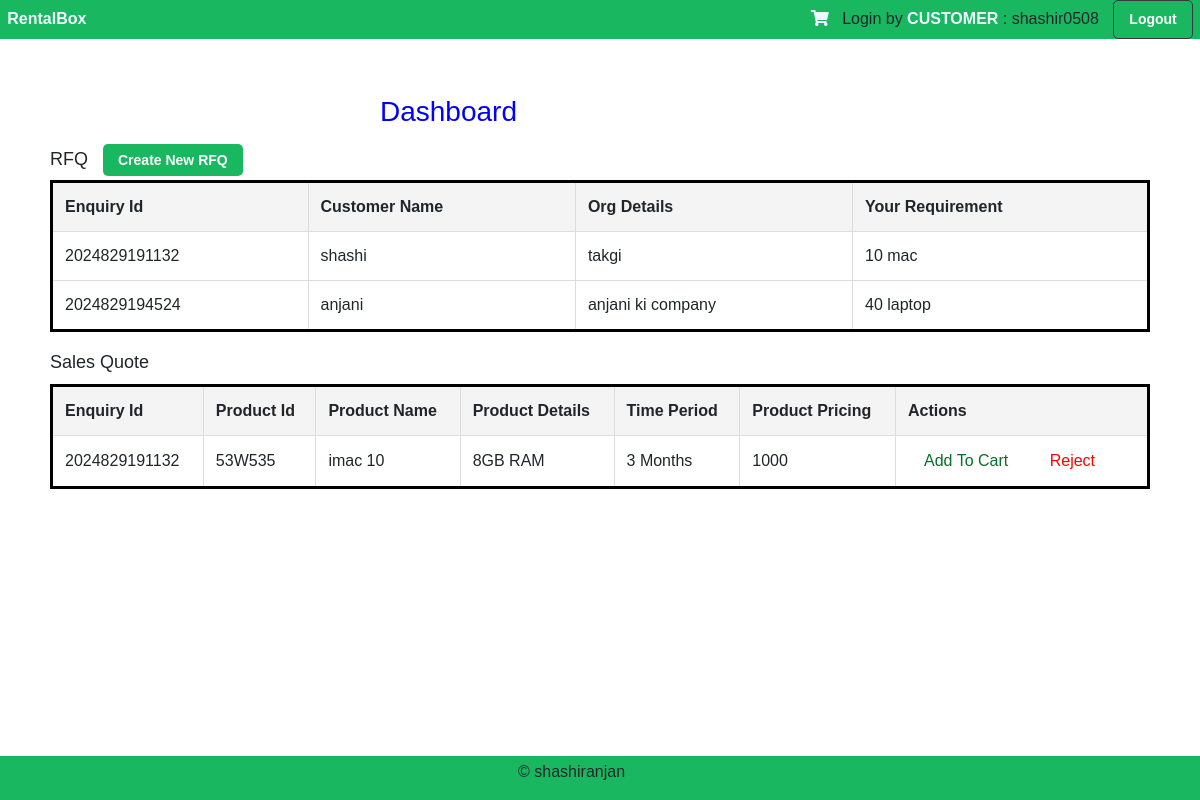
The app's page /dashboard/ (signed in), older data.
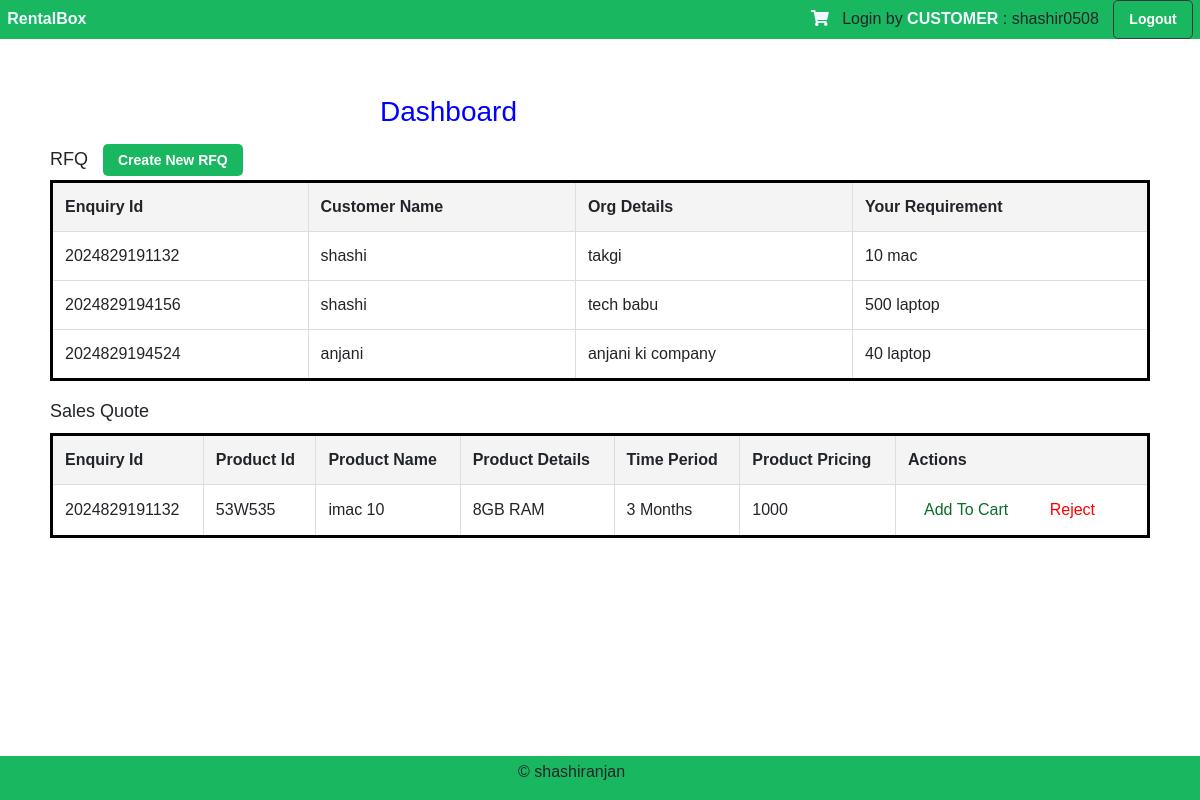
The same page, newer data.
### warehouse/models.py (models this page shows)
class EnquiryDetails(models.Model):
    user = models.ForeignKey(User, on_delete=models.CASCADE, null = True)
    enquiry_id = models.CharField(max_length=64, null = True)
    customer_name = models.CharField(max_length=64, null = True)
    your_email = models.EmailField(max_length = 128, null = True)
    phone_number = PhoneField(blank=True, help_text='Contact phone number')
    org_details = models.CharField(max_length=64, null= True)
    your_requirement = models.CharField(max_length=64, null = True)

class SalesQuoteDetails(models.Model):
    enquiry = models.ForeignKey(EnquiryDetails,on_delete=models.CASCADE)
    sales_quote_id = models.CharField(max_length=64, null = True)
    product_name = models.CharField(max_length=264, null = True)
    product_id = models.CharField(max_length = 128, null = True)
    qty= models.IntegerField(null = True)
    product_details = models.CharField(max_length = 128, null = True)
    time_period = models.CharField(choices=CATEGORY_CHOICES, max_length = 200, null = True, default="Other")
    pricing = models.CharField(max_length=64, null = True)
    added_to_cart = models.BooleanField(default=False)
    sq_reject= models.BooleanField(default=False)

### warehouse/views.py (the view)
# urls.py: path('dashboard/',views.dashboard_view, name='dashboard'),
@login_required(login_url='/login/')
def dashboard_view(request):
    username= request.user.email
    name = username.split('@')[0]
    role=request.user.role
    if role == 'ADMIN':
        data= EnquiryDetails.objects.all()
    else:
        data= request_for_quote_view(request)
    sales_quote = SalesQuoteDetails.objects.filter(added_to_cart=False, sq_reject=False)
    return render(request, 'dashboard.html',{'data':data,'sales_quote':sales_quote, 'name':name,'role':role})

### warehouse/views.py (called while the page is built)
def request_for_quote_view(request):
    data = EnquiryDetails.objects.filter(user=request.user)
    return data

### warehouse/templates/dashboard.html (shortened to what the changed rows need)
{% extends 'layout/app.html' %}
{% load static %}
        {% block content %}
        <head>
            <link rel = "stylesheet" type="text/css" href="{% static '/warehouse/css/dashboard.css' %}">
        </head>
        <body>
        <div class="container">
            <table>
                <thead>
                    <tr>
                        <th>Enquiry Id</th>
                        <th>Customer Name</th>
                        <th>Org Details</th>
                        <th>Your Requirement</th>
                    </tr>
                </thead>
                <tbody>
                    {% for val in data %}
                    <tr>
                        <td>{{ val.enquiry_id }}</td>
                        <td>{{ val.customer_name }}</td>
                        <td>{{ val.org_details }}</td>
                        <td>{{ val.your_requirement }}</td>
                    </tr>
                    {% endfor %}
                </tbody>
            </table>
            <table>
                <thead>
                    <tr>
                        <th>Enquiry Id</th>
                        <th>Product Id</th>
                        <th>Product Name</th>
                        <th>Product Details</th>
                        <th>Time Period</th>
                        <th>Product Pricing</th>
                        <th>Actions</th>
                    </tr>
                </thead>
                <tbody>
                    {% for val in data %}
                        {% for products in sales_quote %}
                        {% if products.enquiry.enquiry_id == val.enquiry_id %}
                        <tr>
                            <td>{{ val.enquiry_id }}</td>
                            <td>{{ products.product_id }}</td>
                            <td>{{ products.product_name }}</td>
                            <td>{{ products.product_details }}</td>
                            <td>{{ products.time_period }}</td>
                            <td>{{ products.pricing }}</td>
                            <td class="actions">
                                <button>
                                    <a href="{% url 'add_to_cart' id=products.sales_quote_id %}">Add To Cart</a>
                                </button>
                                <button class="btn-reject">
                                    <a href="{% url 'reject_sales_quote' id=products.sales_quote_id %}">Reject</a>
                                </button>
                            </td>
                        </tr>
                        {% endif %}
                        {% endfor %}
                    {% endfor %}
                </tbody>
            </table>
        </div>
        </body>
    {% endblock %}

Row changes from the older to the newer data that the page shows:
now on this page (row edited): EnquiryDetails: enquiry_id "2024829194156", customer_name "shashi", org_details "tech babu", your_requirement "500 laptop", shown under "RFQ Create New RFQ"
